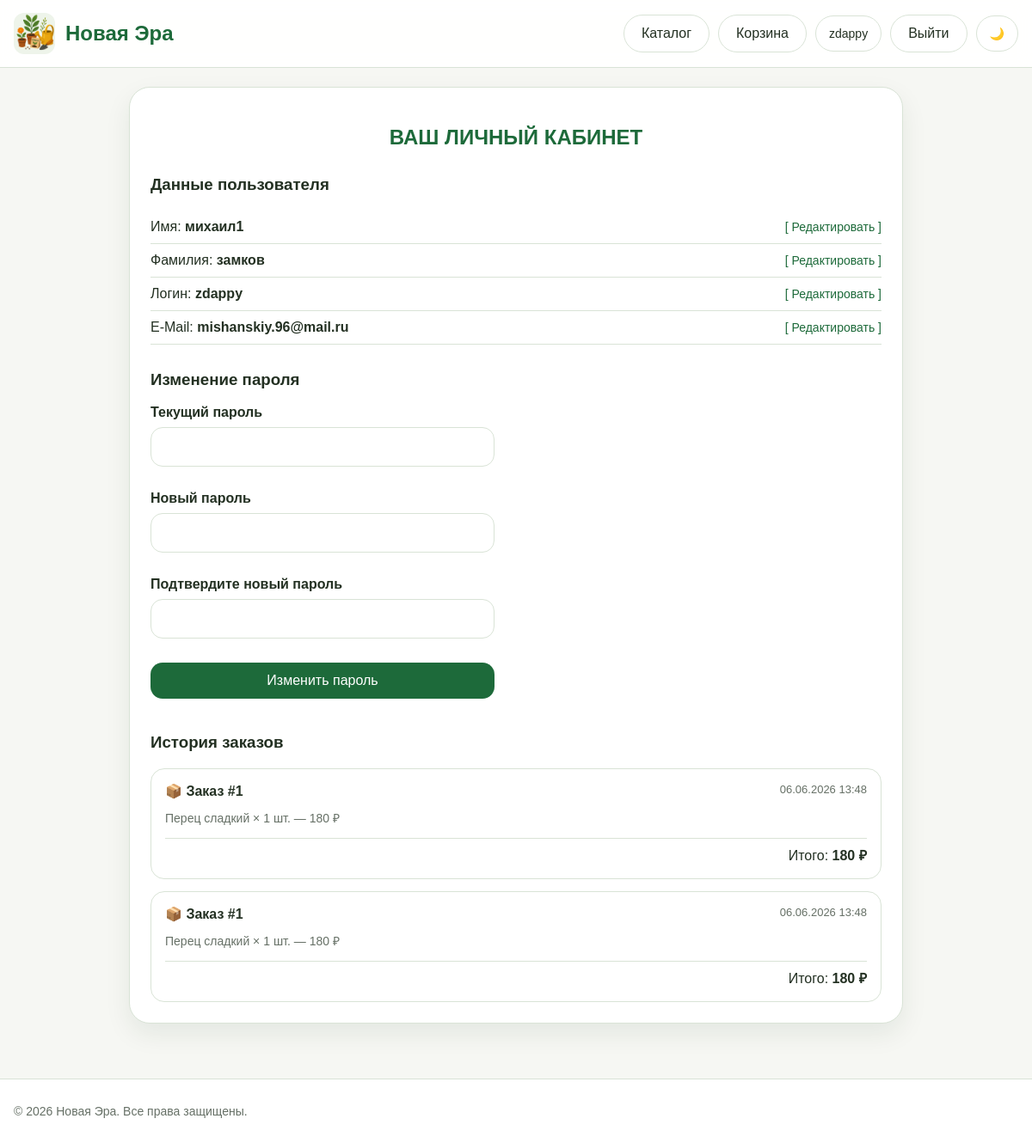
Screenshot of /profile (signed in) with the database file from the repository.
### models.py (models this page shows, shortened)
class User(UserMixin, db.Model):
    __tablename__ = "users"
    id = db.Column(db.Integer, primary_key=True)
    username = db.Column(db.String(80), unique=True, nullable=False, index=True)
    email = db.Column(db.String(120), unique=True, nullable=False, index=True)
    password_hash = db.Column(db.String(255), nullable=False)
    is_admin = db.Column(db.Boolean, default=False, nullable=False)
    created_at = db.Column(db.DateTime, default=datetime.utcnow, nullable=False)
    surname = db.Column(db.String(80), nullable=True)
    name = db.Column(db.String(80), nullable=True)
    patronymic = db.Column(db.String(80), nullable=True)
    favorite_products = db.relationship(
        'Product',
        secondary=favorites,
        backref=db.backref('favorited_by', lazy='dynamic'),
        lazy='dynamic')

class Order(db.Model):
    __tablename__ = 'orders'
    id = db.Column(db.Integer, primary_key=True)
    user_id = db.Column(db.Integer, db.ForeignKey('users.id'), nullable=False)
    user_order_number = db.Column(db.Integer, nullable=False)
    created_at = db.Column(db.DateTime, default=datetime.utcnow)
    total_price = db.Column(db.Float, nullable=False)
    items = db.relationship('OrderItem', backref='order', cascade='all, delete-orphan')

class OrderItem(db.Model):
    __tablename__ = 'order_items'
    id = db.Column(db.Integer, primary_key=True)
    order_id = db.Column(db.Integer, db.ForeignKey('orders.id'), nullable=False)
    product_name = db.Column(db.String(200), nullable=False)
    quantity = db.Column(db.Integer, nullable=False)
    price = db.Column(db.Float, nullable=False)

### routes.py (the view, shortened to what this page needs)
@bp.route("/profile", methods=["GET", "POST"])
@login_required
def profile():
    edit_form = ProfileEditForm(obj=current_user)
    edit_form.login.data = current_user.username
    password_form = ChangePasswordForm()
    orders = Order.query.filter_by(user_id=current_user.id).order_by(Order.created_at.desc()).all()
    return render_template("profile.html", edit_form=edit_form, password_form=password_form, orders=orders)

### forms.py
class ProfileEditForm(FlaskForm):
    surname = StringField("Фамилия", validators=[DataRequired(), Length(min=2, max=80)])
    name = StringField("Имя", validators=[DataRequired(), Length(min=2, max=80)])
    login = StringField("Логин", validators=[DataRequired(), Length(min=3, max=80)])
    email = EmailField("E-mail", validators=[DataRequired(), Email(), Length(max=120)])
    submit = SubmitField("Сохранить")

class ChangePasswordForm(FlaskForm):
    old_password = PasswordField("Текущий пароль", validators=[DataRequired()])
    new_password = PasswordField("Новый пароль", validators=[DataRequired(), Length(min=6, max=128)])
    new_password_confirm = PasswordField("Подтвердите новый пароль", validators=[DataRequired(), EqualTo('new_password', message='Пароли не совпадают')])
    submit = SubmitField("Изменить пароль")

### routes.py (called while the page is built)
@login_manager.user_loader
def load_user(user_id: str):
    try:
        return db.session.get(User, int(user_id))
    except:
        return None

### templates/profile.html (shortened to what this page needs)
{% extends "base.html" %}
{% block content %}
<div class="form-container" style="max-width:900px;margin:0 auto;">
    <h2 style="text-align:center;color:var(--brand);margin-bottom:30px;">ВАШ ЛИЧНЫЙ КАБИНЕТ</h2>
    <h3>Данные пользователя</h3>
    <div style="display:flex;justify-content:space-between;align-items:center;padding:10px 0;border-bottom:1px solid var(--border);">
        <div>Имя: <strong>{{ current_user.name or 'Не указано' }}</strong></div>
        <a href="#" onclick="document.getElementById('edit-name').style.display='block';this.parentElement.style.display='none';return false;" style="color:var(--brand);font-size:14px;">[ Редактировать ]</a>
    </div>
    <div style="display:flex;justify-content:space-between;align-items:center;padding:10px 0;border-bottom:1px solid var(--border);">
        <div>Фамилия: <strong>{{ current_user.surname or 'Не указана' }}</strong></div>
        <a href="#" onclick="document.getElementById('edit-surname').style.display='block';this.parentElement.style.display='none';return false;" style="color:var(--brand);font-size:14px;">[ Редактировать ]</a>
    </div>
    <div style="display:flex;justify-content:space-between;align-items:center;padding:10px 0;border-bottom:1px solid var(--border);">
    <div>Логин: <strong>{{ current_user.username or 'Не указан' }}</strong></div>
        <a href="#" onclick="document.getElementById('edit-login').style.display='block';this.parentElement.style.display='none';return false;" style="color:var(--brand);font-size:14px;">[ Редактировать ]</a>
    </div>
    <div style="display:flex;justify-content:space-between;align-items:center;padding:10px 0;border-bottom:1px solid var(--border);">
        <div>E-Mail: <strong>{{ current_user.email }}</strong></div>
        <a href="#" onclick="document.getElementById('edit-email').style.display='block';this.parentElement.style.display='none';return false;" style="color:var(--brand);font-size:14px;">[ Редактировать ]</a>
    </div>
    <h3 style="margin-top:30px;">Изменение пароля</h3>
    <form method="POST" style="display:grid;gap:14px;max-width:400px;">
        <div class="form-group">
            {{ password_form.old_password.label }} {{ password_form.old_password(class="form-control") }}
        </div>
        <div class="form-group">
            {{ password_form.new_password.label }} {{ password_form.new_password(class="form-control") }}
        </div>
        <div class="form-group">
            {{ password_form.new_password_confirm.label }} {{ password_form.new_password_confirm(class="form-control") }}
        </div>
        {{ password_form.submit(class="save-btn") }}
    </form>
    <h3 style="margin-top:40px;">История заказов</h3>
    {% if orders %}
        <div class="orders-history">
            {% for order in orders %}
            <div class="order-card">
                <div class="order-header">
                    <span>📦 Заказ #{{ order.user_order_number }}</span>
                    <span class="order-date">{{ order.created_at.strftime('%d.%m.%Y %H:%M') }}</span>
                </div>
                <ul class="order-items-list">
                    {% for item in order.items %}
                    <li>{{ item.product_name }} × {{ item.quantity }} шт. — {{ "%.0f"|format(item.price * item.quantity) }} ₽</li>
                    {% endfor %}
                </ul>
                <div class="order-total">Итого: <strong>{{ "%.0f"|format(order.total_price) }} ₽</strong></div>
            </div>
            {% endfor %}
        </div>
    {% else %}
        <p class="empty-state" style="text-align:center;color:var(--muted);padding:20px 0;">Заказов пока нет</p>
    {% endif %}
</div>
{% endblock %}

### templates/base.html (shortened to what this page needs)
<!DOCTYPE html>
<html lang="ru">
<head>
    <link rel="stylesheet" href="{{ url_for('static', filename='css/style.css') }}">
</head>
<body>
<header class="header">
    <div class="container header-inner">
        <div class="logo">
            <a href="{{ url_for('main.index') }}" style="display:flex;align-items:center;gap:12px;">
                <img src="{{ url_for('static', filename='images/icon.png') }}" alt="Logo" style="width:48px;height:48px;border-radius:12px;">
                <div class="logo-text">
                    <div class="title" style="color:var(--brand);">{{ brand_name }}</div>
                </div>
            </a>
        </div>
        <nav class="top-nav">
            <a href="{{ url_for('main.index') }}" class="top-link">Каталог</a>
            <a href="{{ url_for('main.basket') }}" class="top-link">Корзина</a>
            {% if current_user.is_authenticated %}
                <a href="{{ url_for('main.profile') }}" class="profile-btn">{{ current_user.username }}</a>
                <a href="{{ url_for('main.logout') }}" class="top-link">Выйти</a>
            {% else %}
                <a href="{{ url_for('main.login') }}" class="top-link">Войти</a>
            {% endif %}
            <button id="themeToggle" class="theme-toggle" type="button">🌙</button>
        </nav>
    </div>
</header>
<main class="main-content container">
    {% block content %}{% endblock %}
</main>
<footer class="footer">
    <div class="container footer-inner">
        <p>© 2026 {{ brand_name }}. Все права защищены.</p>
    </div>
</footer>
</body>
</html>

### static/css/style.css (style rules this page uses)
:root { --bg: #f6f7f3; --surface: #ffffff; --surface-soft: #eef4ea; --text: #233022; --muted: #667066; --brand: #1d6a3a; --brand-dark: #14552d; --border: #d9e3d6; --shadow: 0 12px 30px rgba(16, 48, 26, 0.08); --error: #b33a3a; --warning: #b46f0b; --success: #2a7d46; }
*, *::before, *::after { box-sizing: border-box; }
html { scroll-behavior: smooth; }
body { margin: 0; font-family: Arial, Helvetica, sans-serif; background: var(--bg); color: var(--text); }
a { color: inherit; text-decoration: none; }
img { max-width: 100%; display: block; }
button, input, select, textarea { font: inherit; }
.container { width: min(1180px, calc(100% - 32px)); margin: 0 auto; }
.main-content { padding: 22px 0 40px; }
.header { position: sticky; top: 0; z-index: 20; background: color-mix(in srgb, var(--surface) 92%, transparent); backdrop-filter: blur(10px); border-bottom: 1px solid var(--border); }
.header-inner { min-height: 78px; display: flex; align-items: center; justify-content: space-between; gap: 20px; }
.logo { display: flex; align-items: center; gap: 12px; min-width: 0; }
.logo img { width: 52px; height: 52px; border-radius: 16px; object-fit: cover; background: var(--surface-soft); }
.logo-text { min-width: 0; }
.title { font-size: 24px; font-weight: 800; line-height: 1.1; }
.top-nav { display: flex; align-items: center; gap: 10px; flex-wrap: wrap; justify-content: flex-end; }
.top-link { background: var(--surface); color: var(--text); border: 1px solid var(--border); padding: 12px 20px; border-radius: 999px; text-decoration: none; display: inline-flex; align-items: center; font-weight: 500; transition: all 0.2s ease; }
.footer { border-top: 1px solid var(--border); background: var(--surface); margin-top: 24px; }
.footer-inner { min-height: 74px; display: flex; align-items: center; color: var(--muted); font-size: 14px; }
.form-container, .cart-container, .admin-card { background: var(--surface); border: 1px solid var(--border); border-radius: 24px; box-shadow: var(--shadow); padding: 24px; }
.form-group { display: grid; gap: 8px; margin-bottom: 14px; }
.form-group label { font-weight: 700; }
.form-group input, .form-group textarea, .form-group select { width: 100%; padding: 13px 14px; border-radius: 14px; border: 1px solid var(--border); background: var(--surface); color: var(--text); }
.save-btn, .buy-btn, .back-btn { border: 0; border-radius: 14px; padding: 12px 18px; cursor: pointer; transition: .2s ease; }
.save-btn, .buy-btn { background: var(--brand); color: #fff; }
.orders-history { display: grid; gap: 14px; margin-top: 16px; }
.order-card { background: var(--surface); border: 1px solid var(--border); border-radius: 16px; padding: 16px; }
.order-header { display: flex; justify-content: space-between; font-weight: 700; margin-bottom: 8px; }
.order-date { font-weight: 400; color: var(--muted); font-size: 13px; }
.order-items-list { list-style: none; padding: 0; margin: 0 0 10px; font-size: 14px; color: var(--muted); }
.order-items-list li { padding: 4px 0; }
.order-total { text-align: right; font-size: 16px; border-top: 1px solid var(--border); padding-top: 8px; }
.theme-toggle, .profile-btn { border: 1px solid var(--border); background: var(--surface); color: var(--text); border-radius: 999px; padding: 11px 15px; min-height: 42px; display: inline-flex; align-items: center; justify-content: center; cursor: pointer; font-size: 14px; transition: all 0.2s ease; }

### rows the page displays
User: username "zdappy", name "михаил1", surname "замков", email "mishanskiy.96@mail.ru"
Order: user_order_number "1", created_at "06.06.2026 13:48", total_price "180"
OrderItem: product_name "Перец сладкий", quantity "1", item.price*item.quantity "180"
Order: user_order_number "1", created_at "06.06.2026 13:48", total_price "180"
OrderItem: product_name "Перец сладкий", quantity "1", item.price*item.quantity "180"

### other values shown
{{ brand_name }} "Новая Эра"
{{ password_form.old_password.label }} "Текущий пароль"
{{ password_form.new_password.label }} "Новый пароль"
{{ password_form.new_password_confirm.label }} "Подтвердите новый пароль"
